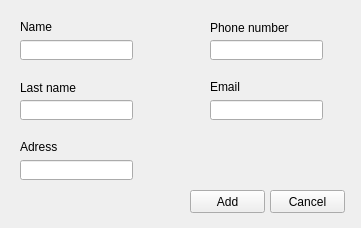
<?xml version="1.0" encoding="UTF-8"?>
<ui version="4.0">
 <class>Add</class>
 <widget class="QWidget" name="Add">
  <property name="windowModality">
   <enum>Qt::ApplicationModal</enum>
  </property>
  <property name="geometry">
   <rect>
    <x>0</x>
    <y>0</y>
    <width>361</width>
    <height>228</height>
   </rect>
  </property>
  <property name="minimumSize">
   <size>
    <width>361</width>
    <height>228</height>
   </size>
  </property>
  <property name="maximumSize">
   <size>
    <width>361</width>
    <height>228</height>
   </size>
  </property>
  <property name="windowTitle">
   <string>Form</string>
  </property>
  <widget class="QLineEdit" name="lastNameInput">
   <property name="geometry">
    <rect>
     <x>20</x>
     <y>100</y>
     <width>113</width>
     <height>20</height>
    </rect>
   </property>
  </widget>
  <widget class="QLabel" name="label_5">
   <property name="geometry">
    <rect>
     <x>20</x>
     <y>80</y>
     <width>101</width>
     <height>16</height>
    </rect>
   </property>
   <property name="text">
    <string>Last name</string>
   </property>
  </widget>
  <widget class="QLabel" name="label_2">
   <property name="geometry">
    <rect>
     <x>20</x>
     <y>140</y>
     <width>47</width>
     <height>13</height>
    </rect>
   </property>
   <property name="text">
    <string>Adress</string>
   </property>
  </widget>
  <widget class="QLabel" name="label_4">
   <property name="geometry">
    <rect>
     <x>210</x>
     <y>80</y>
     <width>47</width>
     <height>13</height>
    </rect>
   </property>
   <property name="text">
    <string>Email</string>
   </property>
  </widget>
  <widget class="QLineEdit" name="adressInput">
   <property name="geometry">
    <rect>
     <x>20</x>
     <y>160</y>
     <width>113</width>
     <height>20</height>
    </rect>
   </property>
  </widget>
  <widget class="QLabel" name="label">
   <property name="geometry">
    <rect>
     <x>20</x>
     <y>20</y>
     <width>47</width>
     <height>13</height>
    </rect>
   </property>
   <property name="text">
    <string>Name</string>
   </property>
  </widget>
  <widget class="QLineEdit" name="firstNameInput">
   <property name="geometry">
    <rect>
     <x>20</x>
     <y>40</y>
     <width>113</width>
     <height>20</height>
    </rect>
   </property>
  </widget>
  <widget class="QLineEdit" name="phoneNumberInput">
   <property name="geometry">
    <rect>
     <x>210</x>
     <y>40</y>
     <width>113</width>
     <height>20</height>
    </rect>
   </property>
  </widget>
  <widget class="QLabel" name="label_3">
   <property name="geometry">
    <rect>
     <x>210</x>
     <y>20</y>
     <width>91</width>
     <height>16</height>
    </rect>
   </property>
   <property name="text">
    <string>Phone number</string>
   </property>
  </widget>
  <widget class="QLineEdit" name="emailInput">
   <property name="geometry">
    <rect>
     <x>210</x>
     <y>100</y>
     <width>113</width>
     <height>20</height>
    </rect>
   </property>
  </widget>
  <widget class="QPushButton" name="addBtn">
   <property name="geometry">
    <rect>
     <x>190</x>
     <y>190</y>
     <width>75</width>
     <height>23</height>
    </rect>
   </property>
   <property name="text">
    <string>Add</string>
   </property>
  </widget>
  <widget class="QPushButton" name="cancelBtn">
   <property name="geometry">
    <rect>
     <x>270</x>
     <y>190</y>
     <width>75</width>
     <height>23</height>
    </rect>
   </property>
   <property name="text">
    <string>Cancel</string>
   </property>
  </widget>
 </widget>
 <resources/>
 <connections/>
</ui>
